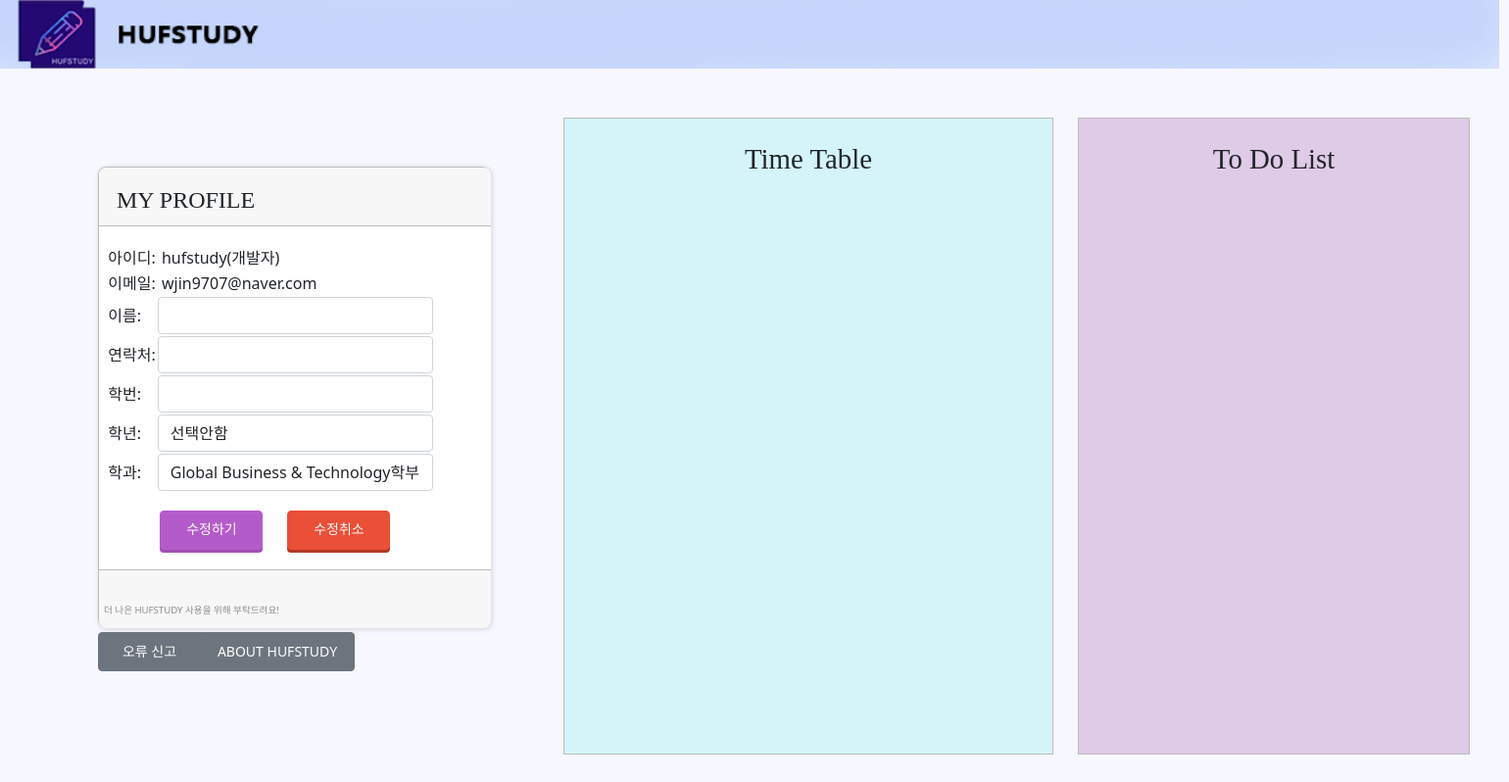
/mypage/update/ (signed in), run on an earlier commit of the app's database.
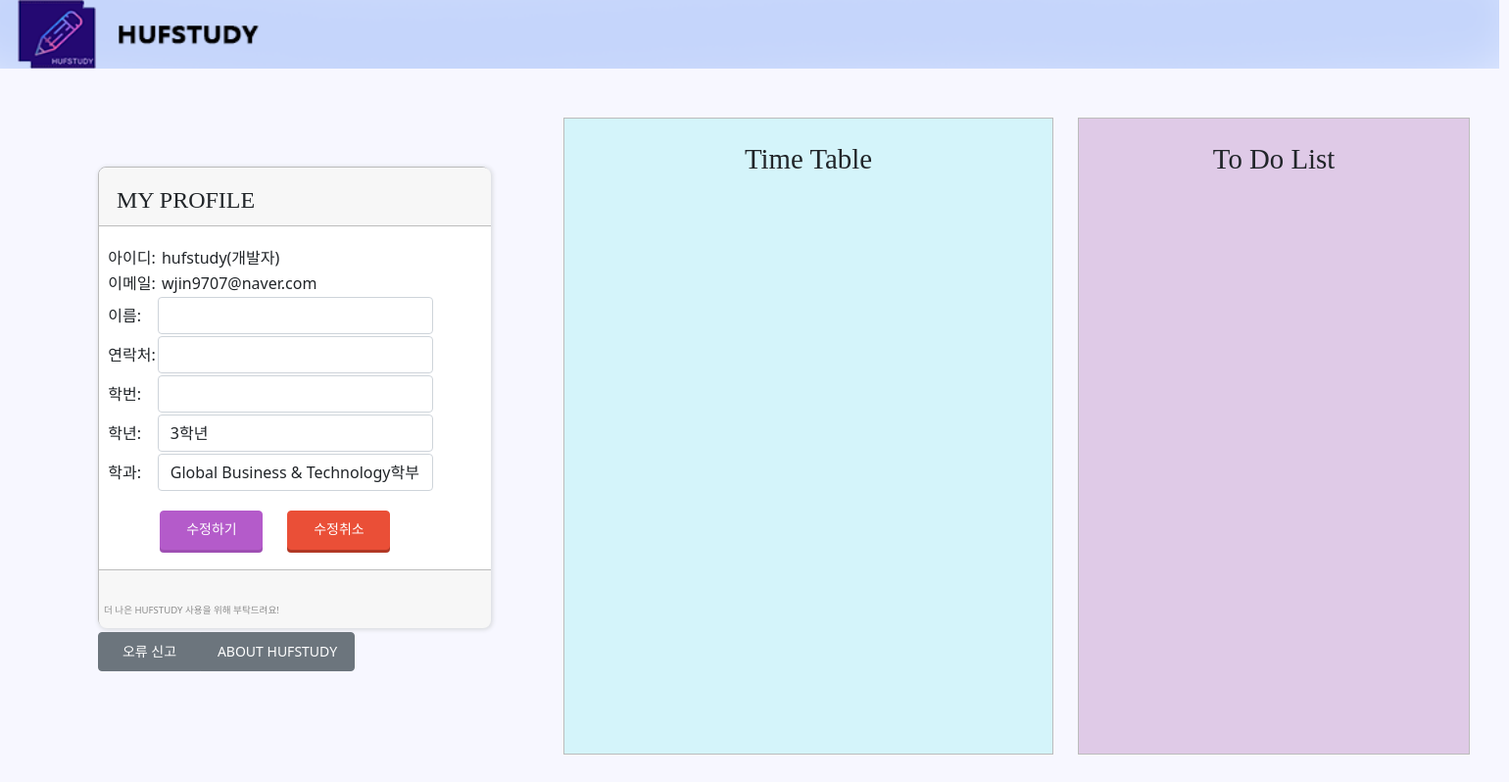
And on a later commit of the database.
### users/models.py (models this page shows, shortened)
class User(AbstractBaseUser, PermissionsMixin):
    objects = UserManager()
    user_id = models.CharField(max_length=12, verbose_name="아이디", unique=True)
    password = models.CharField(max_length=256, verbose_name="비밀번호")
    email = models.EmailField(max_length=128, verbose_name="이메일",null=True, unique=True)
    hp = models.IntegerField(verbose_name="핸드폰번호", null=True, unique=True)
    name = models.CharField(max_length=8, verbose_name="이름", null=True)
    student_id = models.IntegerField(max_length=9, verbose_name="학번", null=True)
    grade = models.CharField(choices=GRADE_CHOICES, max_length=18, verbose_name="학년", null=True)
    level = models.CharField(choices=LEVEL_CHOICES, max_length=18, verbose_name="등급", default=3)
    department = models.CharField(choices=DEPARTMENT_CHOICES, max_length=40, verbose_name="학과", null=True)
    auth = models.CharField(max_length=10, verbose_name="인증번호", null=True)
    date_joined = models.DateTimeField(auto_now_add=True, verbose_name='가입일', null=True, blank=True)
    is_active = models.BooleanField(default=True)
    is_admin = models.BooleanField(default=False)
    is_staff = models.BooleanField(default=False)
    is_superuser = models.BooleanField(default=False)
    USERNAME_FIELD = 'user_id'
    REQUIRED_FIELDS = ['email']
    class Meta:
        db_table = "회원목록"
        verbose_name = "사용자"
        verbose_name_plural = "사용자"

### users/decorators.py (the view)
    def wrap(request, *args, **kwargs):
        if not request.user.is_authenticated:
            messages.info(request, "로그인한 사용자만 이용할 수 있습니다.")
            return redirect(settings.LOGIN_URL)
        return function(request, *args, **kwargs)

### users/forms.py
class CustomUserChangeForm(UserChangeForm):
    hp = forms.IntegerField(label='연락처', widget=forms.NumberInput(
        attrs={'class': 'form-control', 'maxlength':'11', 'oninput':"maxLengthCheck(this)",}),
    )
    name = forms.CharField(label='이름', widget=forms.TextInput(
        attrs={'class': 'form-control', 'maxlength':'8',}),
    )
    student_id = forms.IntegerField(required=False, label='학번', widget=forms.NumberInput(
        attrs={'class': 'form-control', 'maxlength':'9', 'oninput':"maxLengthCheck(this)",}),
    )
    grade = forms.ChoiceField(choices=GRADE_CHOICES, label='학년', widget=forms.Select(
        attrs={'class': 'form-control',}),
    )
    department = forms.ChoiceField(choices=DEPARTMENT_CHOICES, label='학과', widget=forms.Select(
        attrs={'class': 'form-control',}),
    )
    class Meta:
        model = User()
        fields = ['hp','name','student_id', 'grade', 'department']

### templates/users/mypage_update.html (shortened to what this page needs)
{% extends "users/mypage_base.html" %}
{% block contents %}
    {% load static %}
    <div id="jb-container">
        <div id="jb-header1">
            <img src="{%static 'img/users/logotop.png' %}" style="width: 1530px; height: 70px;">
        </div>
        <div id="jb-container2" style="height: 470px;">
            <div id="jb-container2-content">
                <div class="" style="font-size:0.8em;">
                    <br>
                </div>
                <h5 style="margin: 0px; font-size: 1.5rem; font-family: '양진체';">&nbsp&nbsp&nbspMY PROFILE</h5>
            </div>
            <div id="jb-container2-content2" style="height: 350px;">
                    <div class="" style="font-size:0.8em;">
                        <br>
                    </div>
                    <form method="POST" action="">
                        <table>
                            <tr>
                                <td>&nbsp&nbsp아이디:</td>
                                {% if user.level == '0'%}
                                <td>&nbsp{{ user.user_id }}(개발자)</td>
                                {% elif user.level == '1' %}
                                <td>&nbsp{{ user.user_id }}(관리자)</td>
                                {% else %}
                                <td>&nbsp{{ user.user_id }}</td>
                                {% endif %}
                            </tr>
                            <tr>
                                <td>&nbsp&nbsp이메일:</td>
                                <td>&nbsp{{ user.email }}</td>
                            </tr>
                            <tr>
                                <td >&nbsp&nbsp이름:</td>
                                <td >{{ user_change_form.name }}</td>
                            </tr>
                            <tr>
                                <td>&nbsp&nbsp연락처:</td>
                                <td>{{ user_change_form.hp }}</td>
                            </tr>
                            <tr>
                                <td>&nbsp&nbsp학번:</td>
                                <td>{{ user_change_form.student_id }}</td>
                            </tr>
                            <tr>
                                <td >&nbsp&nbsp학년:</td>
                                <td >{{ user_change_form.grade }}</td>
                            </tr>
                            <tr>
                                <td>&nbsp&nbsp학과:</td>
                                <td>{{ user_change_form.department }}</td>
                            </tr>
                        </table>
                <div class="" style="font-size:0.8em;">
                    <br>
                </div>
                <button type="submit" class="btn btn-purple" style="font-family: 'paybooc-Bold';">수정하기</button>
                <a href="{% url 'users:mypage' %}" class="btn btn-red" style="font-family: 'paybooc-Bold';">수정취소</a>
            </form>
            </div>
            <div id="jb-container2-content3">
                <h1 style="font-size: 0.6em; color: #8C8C8C;">
                    <br><br><br>
                    &nbsp&nbsp더 나은 HUFSTUDY 사용을 위해 부탁드려요!</h1>
            </div>
        </div>
        <div id="jb-content2">
            <br>
            <h5 style="margin: 0px; font-size: 1.8rem; font-family: '양진체'; text-align: center;">Time Table</h5>
        </div>
        <div id="jb-content3">
            <br>
            <h5 style="margin: 0px; font-size: 1.8rem; font-family: '양진체'; text-align: center;">To Do List</h5>
        </div>
        <div class="btn-group" role="group" style="position: absolute; left:100px; top:645px;">
            <button class="btn btn-secondary" type="button">
                오류 신고
            </button>
            <button class="btn btn-secondary" type="button" style="width: 158px;">
                ABOUT HUFSTUDY
            </button>
        </div>
    </div>
    {% endblock %}

What changed in the data, as far as the page shows it:
changed User "hufstudy": grade "선택안함" → "3학년"
